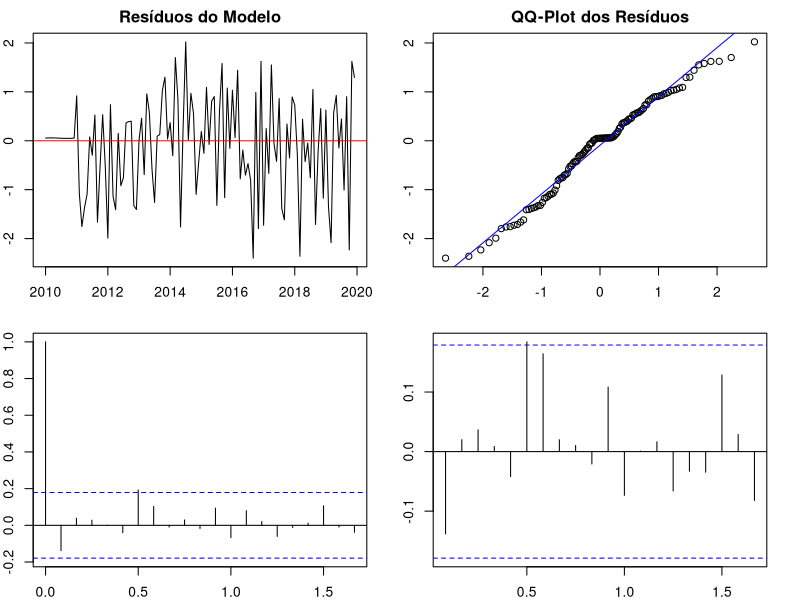
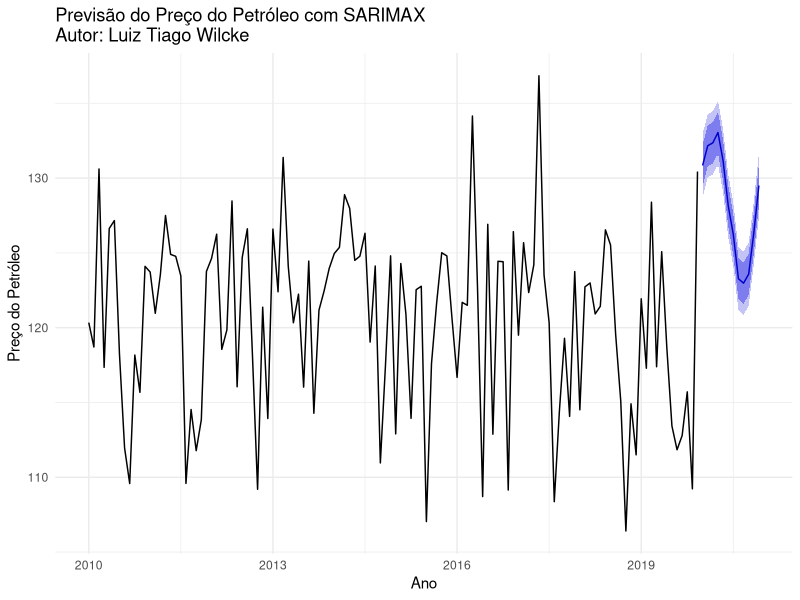
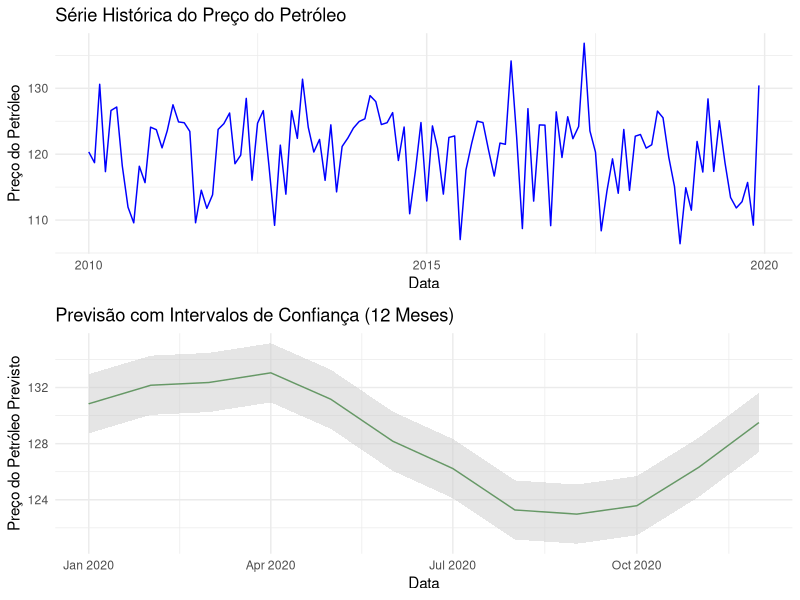

R code for these plots, in order:
# ----- Configuração Inicial e Instalação dos Pacotes Necessários -----

# Se necessário, instala os pacotes
if(!require(forecast)) install.packages("forecast", dependencies = TRUE)
if(!require(ggplot2)) install.packages("ggplot2", dependencies = TRUE)
if(!require(tseries)) install.packages("tseries", dependencies = TRUE)
if(!require(gridExtra)) install.packages("gridExtra", dependencies = TRUE)

library(forecast)
library(ggplot2)
library(tseries)
library(gridExtra)

# ----- Fechar Dispositivos Gráficos Abertos e Ajustar Margens -----

# Fecha qualquer dispositivo gráfico aberto (útil para limpar a área de plotagem)
if(!is.null(dev.list())) dev.off()

# Ajusta as margens para evitar o erro "figure margins too large"
par(mar = c(2, 2, 2, 2))

# ----- 1. Simulação dos Dados -----

set.seed(123)

n <- 120  # 120 meses, de janeiro de 2010 a dezembro de 2019
datas <- seq.Date(from = as.Date("2010-01-01"), by = "month", length.out = n)

# Variáveis exógenas (nomes em português):
inflacao        <- round(rnorm(n, mean = 0.5, sd = 0.1), 2)    # taxa de inflação
producao_opep   <- round(rnorm(n, mean = 100, sd = 10), 1)      # produção da OPEP
consumo_mundial <- round(rnorm(n, mean = 300, sd = 20), 1)       # consumo mundial
estoques        <- round(rnorm(n, mean = 50, sd = 5), 1)         # estoques

# Componente sazonal (variação mensal, utilizando função seno)
mes     <- as.numeric(format(datas, "%m"))
sazonal <- 5 * sin(2 * pi * mes / 12)

# Simulação do preço do petróleo com influência das variáveis exógenas e do efeito sazonal
preco_petroleo <- round(50 + 0.5 * inflacao +
                          0.3 * producao_opep +
                          0.2 * consumo_mundial -
                          0.4 * estoques +
                          sazonal + rnorm(n, 0, 1), 2)

# Criação do DataFrame com todos os dados simulados
dados <- data.frame(
  Data            = datas, 
  preco_petroleo  = preco_petroleo,
  inflacao        = inflacao,
  producao_opep   = producao_opep,
  consumo_mundial = consumo_mundial,
  estoques        = estoques
)

# Visualiza as primeiras linhas dos dados
print(head(dados))

# ----- 2. Preparação dos Dados para Modelagem -----

# Converte a série do preço do petróleo em objeto ts (mensal: frequência 12)
ts_preco_petroleo <- ts(dados$preco_petroleo, start = c(2010, 1), frequency = 12)

# Criação da matriz com as variáveis exógenas
xreg <- cbind(
  inflacao       = dados$inflacao,
  producao_opep  = dados$producao_opep,
  consumo_mundial= dados$consumo_mundial,
  estoques       = dados$estoques
)

# ----- 3. Ajuste do Modelo SARIMAX -----

# Ajusta o modelo SARIMAX utilizando a função auto.arima() (com componentes sazonais e variáveis exógenas)
modelo_sarimax <- auto.arima(ts_preco_petroleo, xreg = xreg, seasonal = TRUE)

# Exibe o resumo do modelo
summary(modelo_sarimax)

# ----- 4. Diagnóstico dos Resíduos -----

# Ajusta a área de plotagem para múltiplos gráficos e garante margens reduzidas
par(mfrow = c(2,2), mar = c(2, 2, 2, 2))

# Gráfico dos resíduos ao longo do tempo
plot(modelo_sarimax$residuals, main = "Resíduos do Modelo", ylab = "Resíduos", xlab = "Tempo")
abline(h = 0, col = "red")

# QQ-plot dos resíduos
qqnorm(modelo_sarimax$residuals, main = "QQ-Plot dos Resíduos")
qqline(modelo_sarimax$residuals, col = "blue")

# ACF dos resíduos
acf(modelo_sarimax$residuals, main = "ACF dos Resíduos")

# PACF dos resíduos
pacf(modelo_sarimax$residuals, main = "PACF dos Resíduos")

# Retorna a área de plotagem para um único gráfico
par(mfrow = c(1,1))

# ----- 5. Previsão para 12 Meses à Frente -----

h <- 12  # Horizonte de previsão: 12 meses

# Define os valores futuros para cada variável exógena (mantendo os últimos valores observados)
inflacao_fut        <- rep(tail(inflacao, 1), h)
producao_opep_fut   <- rep(tail(producao_opep, 1), h)
consumo_mundial_fut <- rep(tail(consumo_mundial, 1), h)
estoques_fut        <- rep(tail(estoques, 1), h)

xreg_fut <- cbind(
  inflacao       = inflacao_fut,
  producao_opep  = producao_opep_fut,
  consumo_mundial= consumo_mundial_fut,
  estoques       = estoques_fut
)

# Gera a previsão
previsao <- forecast(modelo_sarimax, xreg = xreg_fut, h = h)

# ----- 6. Visualização dos Resultados -----

# Gráfico da previsão utilizando autoplot (baseado em ggplot2)
plot_previsao <- autoplot(previsao) +
  ggtitle("Previsão do Preço do Petróleo com SARIMAX\nAutor: Luiz Tiago Wilcke") +
  xlab("Ano") +
  ylab("Preço do Petróleo") +
  theme_minimal()
print(plot_previsao)

# Exibe a previsão numérica com maior precisão
print(previsao, digits = 10)

# Gráfico adicional: Série histórica e previsão (intervalo de confiança)

# Gráfico da série histórica do preço do petróleo
p1 <- ggplot(dados, aes(x = Data, y = preco_petroleo)) +
  geom_line(color = "blue") +
  ggtitle("Série Histórica do Preço do Petróleo") +
  xlab("Data") + 
  ylab("Preço do Petróleo") +
  theme_minimal()

# Cria um DataFrame para os dados de previsão
datas_fut <- seq.Date(from = as.Date("2020-01-01"), by = "month", length.out = h)
prev_df <- data.frame(
  Data           = datas_fut, 
  Previsao       = as.numeric(previsao$mean),
  LimiteInferior = as.numeric(previsao$lower[, 2]),
  LimiteSuperior = as.numeric(previsao$upper[, 2])
)

# Gráfico da previsão com os intervalos de confiança
p2 <- ggplot(prev_df, aes(x = Data, y = Previsao)) +
  geom_line(color = "darkgreen") +
  geom_ribbon(aes(ymin = LimiteInferior, ymax = LimiteSuperior), fill = "grey80", alpha = 0.5) +
  ggtitle("Previsão com Intervalos de Confiança (12 Meses)") +
  xlab("Data") +
  ylab("Preço do Petróleo Previsto") +
  theme_minimal()

# Exibe os dois gráficos empilhados
grid.arrange(p1, p2, ncol = 1)
